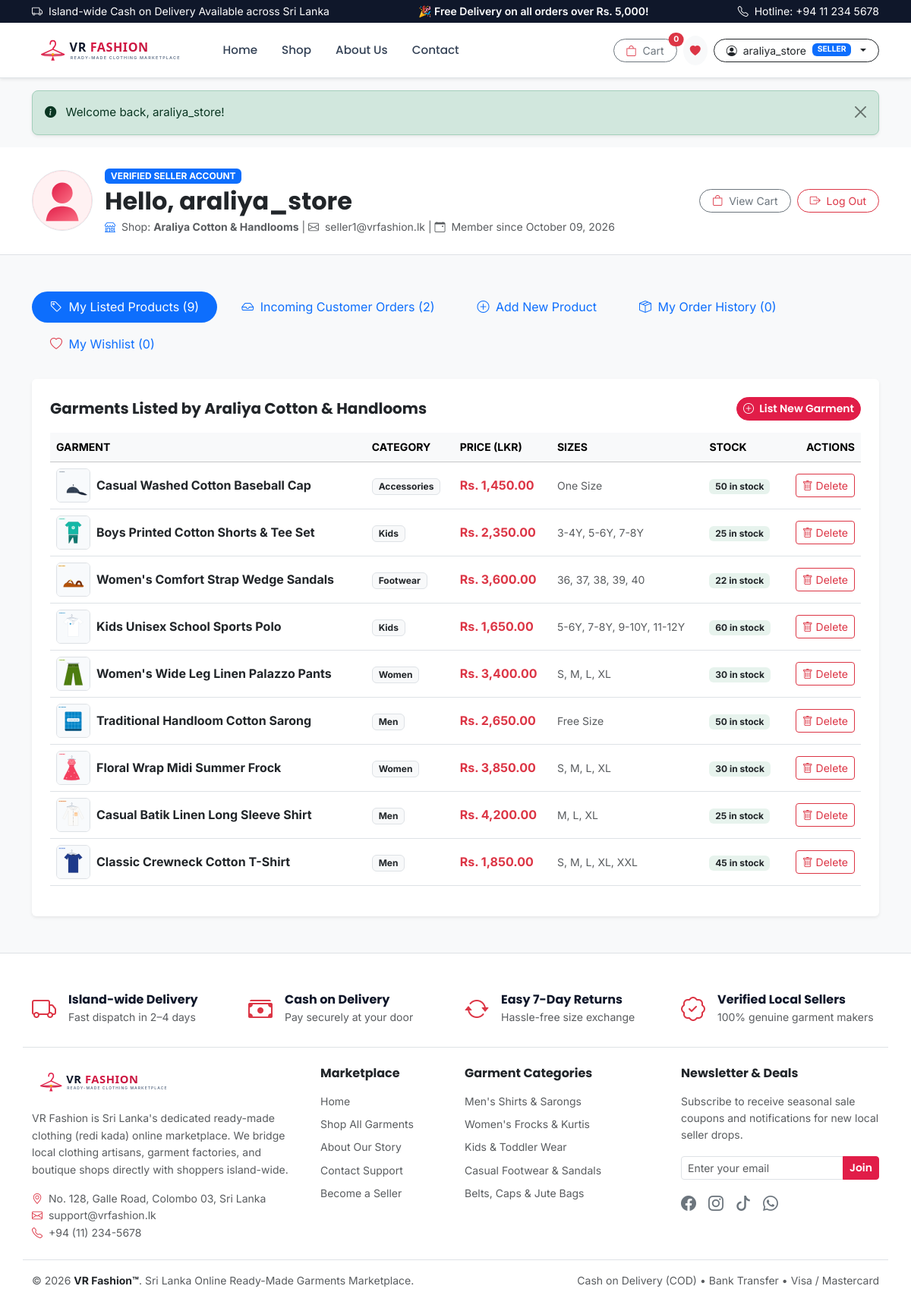
/dashboard.php (signed in), run on the app's committed database.
### tables this page shows
CREATE TABLE `users` (
  `id` INT AUTO_INCREMENT PRIMARY KEY,
  `username` VARCHAR(50) NOT NULL UNIQUE,
  `email` VARCHAR(100) NOT NULL UNIQUE,
  `password` VARCHAR(255) NOT NULL,
  `role` ENUM('buyer', 'seller') NOT NULL DEFAULT 'buyer',
  `shop_name` VARCHAR(100) NULL,
  `created_at` TIMESTAMP DEFAULT CURRENT_TIMESTAMP
);

CREATE TABLE `products` (
  `id` INT AUTO_INCREMENT PRIMARY KEY,
  `seller_id` INT NOT NULL,
  `name` VARCHAR(150) NOT NULL,
  `category` ENUM('Men', 'Women', 'Kids', 'Footwear', 'Accessories') NOT NULL,
  `description` TEXT NOT NULL,
  `price` DECIMAL(10,2) NOT NULL DEFAULT 0.00,
  `sizes` VARCHAR(100) NOT NULL DEFAULT 'S, M, L, XL',
  `colour` VARCHAR(50) NOT NULL DEFAULT 'Standard',
  `stock` INT NOT NULL DEFAULT 10,
  `image` VARCHAR(255) NOT NULL,
  `created_at` TIMESTAMP DEFAULT CURRENT_TIMESTAMP,
  CONSTRAINT `fk_products_seller` FOREIGN KEY (`seller_id`) REFERENCES `users` (`id`) ON DELETE CASCADE
);

### dashboard.php (the view, shortened to what this page needs)
<?php
require_once __DIR__ . '/includes/functions.php';
$user_id   = (int)$_SESSION['user_id'];
$user_role = $_SESSION['role'] ?? 'buyer';
$user_stmt = $pdo->prepare("SELECT * FROM users WHERE id = ? LIMIT 1");
$user_stmt->execute([$user_id]);
$current_user_data = $user_stmt->fetch();
$wishlist_items = [];
try {
    $w_stmt = $pdo->prepare("
        SELECT w.id AS wishlist_id, w.created_at AS saved_at,
               p.id AS product_id, p.name, p.category, p.description, p.price, p.image, p.sizes,
               u.shop_name
        FROM wishlist w
        JOIN products p ON w.product_id = p.id
        JOIN users u ON p.seller_id = u.id
        WHERE w.user_id = ?
        ORDER BY w.created_at DESC
    ");
    $w_stmt->execute([$user_id]);
    $wishlist_items = $w_stmt->fetchAll();
} catch (PDOException $e) {
    $wishlist_items = [];
}
$user_orders = [];
try {
    $o_stmt = $pdo->prepare("
        SELECT * FROM orders
        WHERE user_id = ?
        ORDER BY created_at DESC
    ");
    $o_stmt->execute([$user_id]);
    $user_orders = $o_stmt->fetchAll();
} catch (PDOException $e) {
    $user_orders = [];
}
$seller_products = [];
$seller_incoming_orders = [];
if ($user_role === 'seller') {
    $sp_stmt = $pdo->prepare("SELECT * FROM products WHERE seller_id = ? ORDER BY id DESC");
    $sp_stmt->execute([$user_id]);
    $seller_products = $sp_stmt->fetchAll();
    $so_stmt = $pdo->prepare("
        SELECT DISTINCT o.id AS order_id, o.created_at, o.total, o.status, o.address, o.phone,
               u.username AS buyer_name, u.email AS buyer_email
        FROM orders o
        JOIN order_items oi ON o.id = oi.order_id
        JOIN products p ON oi.product_id = p.id
        JOIN users u ON o.user_id = u.id
        WHERE p.seller_id = ?
        ORDER BY o.created_at DESC
    ");
    $so_stmt->execute([$user_id]);
    $seller_incoming_orders = $so_stmt->fetchAll();
}
require_once __DIR__ . '/includes/header.php';
?>
<section class="py-4 bg-white border-bottom">
    <div class="container">
        <div class="row align-items-center g-3">
            <div class="col-auto">
                <img src="<?= url('images/avatar-default.svg') ?>" alt="User Profile" width="80" height="80" class="rounded-circle border">
            </div>
            <div class="col">
                <span class="badge <?= $user_role === 'seller' ? 'bg-primary' : 'bg-secondary' ?> text-uppercase small mb-1">
                    <?= $user_role === 'seller' ? 'Verified Seller Account' : 'Verified Buyer Account' ?>
                </span>
                <h2 class="fw-bold text-dark mb-1">
                    Hello, <?= htmlspecialchars($current_user_data['username'], ENT_QUOTES, 'UTF-8') ?>
                </h2>
                <div class="small text-muted">
                    <?php if ($user_role === 'seller'): ?>
                        <i class="bi bi-shop text-primary me-1"></i> Shop: <strong><?= htmlspecialchars($current_user_data['shop_name'] ?? 'My Clothing Shop') ?></strong> |
                    <?php endif; ?>
                    <i class="bi bi-envelope me-1"></i> <?= htmlspecialchars($current_user_data['email']) ?> |
                    <i class="bi bi-calendar-event me-1"></i> Member since <?= date('F d, Y', strtotime($current_user_data['created_at'])) ?>
                </div>
            </div>
            <div class="col-md-auto d-flex gap-2">
                <a href="<?= url('cart.php') ?>" class="btn btn-outline-secondary btn-sm rounded-pill px-3">
                    <i class="bi bi-bag me-1 text-danger"></i> View Cart
                </a>
                <a href="<?= url('auth/logout.php') ?>" class="btn btn-outline-danger btn-sm rounded-pill px-3">
                    <i class="bi bi-box-arrow-right me-1"></i> Log Out
                </a>
            </div>
        </div>
    </div>
</section>
<section class="py-5">
    <div class="container">
        <ul class="nav nav-pills mb-4 gap-2" id="dashboardTabs" role="tablist">
            <?php if ($user_role === 'seller'): ?>
                <li class="nav-item" role="presentation">
                    <button class="nav-link active rounded-pill px-4" id="seller-products-tab" data-bs-toggle="pill" data-bs-target="#seller-products" type="button" role="tab">
                        <i class="bi bi-tag me-1"></i> My Listed Products (<?= count($seller_products) ?>)
                    </button>
                </li>
                <li class="nav-item" role="presentation">
                    <button class="nav-link rounded-pill px-4" id="seller-orders-tab" data-bs-toggle="pill" data-bs-target="#seller-orders" type="button" role="tab">
                        <i class="bi bi-inbox me-1"></i> Incoming Customer Orders (<?= count($seller_incoming_orders) ?>)
                    </button>
                </li>
                <li class="nav-item" role="presentation">
                    <button class="nav-link rounded-pill px-4" id="seller-add-tab" data-bs-toggle="pill" data-bs-target="#seller-add" type="button" role="tab">
                        <i class="bi bi-plus-circle me-1"></i> Add New Product
                    </button>
                </li>
            <?php endif; ?>
            <li class="nav-item" role="presentation">
                <button class="nav-link <?= $user_role === 'buyer' ? 'active' : '' ?> rounded-pill px-4" id="orders-tab" data-bs-toggle="pill" data-bs-target="#orders-section" type="button" role="tab">
                    <i class="bi bi-box-seam me-1"></i> My Order History (<?= count($user_orders) ?>)
                </button>
            </li>
            <li class="nav-item" role="presentation">
                <button class="nav-link rounded-pill px-4" id="wishlist-tab" data-bs-toggle="pill" data-bs-target="#wishlist-section" type="button" role="tab">
                    <i class="bi bi-heart me-1 text-danger"></i> My Wishlist (<?= count($wishlist_items) ?>)
                </button>
            </li>
        </ul>
        <div class="tab-content" id="dashboardTabsContent">
            <?php if ($user_role === 'seller'): ?>
                <div class="tab-pane fade show active" id="seller-products" role="tabpanel">
                    <div class="card border-0 shadow-sm p-4">
                        <div class="d-flex justify-content-between align-items-center mb-3">
                            <h5 class="fw-bold text-dark mb-0">Garments Listed by <?= htmlspecialchars($current_user_data['shop_name']) ?></h5>
                            <button class="btn btn-primary-market btn-sm rounded-pill" onclick="document.getElementById('seller-add-tab').click();">
                                <i class="bi bi-plus-circle me-1"></i> List New Garment
                            </button>
                        </div>
                        <?php if (empty($seller_products)): ?>
                            <div class="text-center py-5 text-muted">
                                <i class="bi bi-box2 display-4 d-block mb-2"></i>
                                <p>You have not listed any garments yet. Click "Add New Product" to list your first item!</p>
                            </div>
                        <?php else: ?>
                            <div class="table-responsive">
                                <table class="table align-middle">
                                    <thead class="table-light small text-uppercase">
                                        <tr>
                                            <th>Garment</th>
                                            <th>Category</th>
                                            <th>Price (LKR)</th>
                                            <th>Sizes</th>
                                            <th>Stock</th>
                                            <th class="text-end">Actions</th>
                                        </tr>
                                    </thead>
                                    <tbody>
                                        <?php foreach ($seller_products as $sp): ?>
                                            <tr>
                                                <td>
                                                    <div class="d-flex align-items-center gap-2">
                                                        <img src="<?= url($sp['image']) ?>" alt="<?= htmlspecialchars($sp['name']) ?>" width="45" height="45" class="rounded border">
                                                        <strong class="text-dark"><?= htmlspecialchars($sp['name']) ?></strong>
                                                    </div>
                                                </td>
                                                <td><span class="badge bg-light text-dark border"><?= htmlspecialchars($sp['category']) ?></span></td>
                                                <td class="fw-bold text-danger"><?= format_lkr($sp['price']) ?></td>
                                                <td><small class="text-muted"><?= htmlspecialchars($sp['sizes']) ?></small></td>
                                                <td>
                                                    <span class="badge <?= $sp['stock'] > 5 ? 'bg-success' : 'bg-warning' ?> bg-opacity-10 text-dark">
                                                        <?= $sp['stock'] ?> in stock
                                                    </span>
                                                </td>
                                                <td class="text-end">
                                                    <form action="<?= url('dashboard.php') ?>" method="POST" class="d-inline" onsubmit="return confirm('Delete this garment from marketplace?');">
                                                        <button type="submit" class="btn btn-outline-danger btn-sm" title="Delete Product">
                                                            <i class="bi bi-trash"></i> Delete
                                                        </button>
                                                    </form>
                                                </td>
                                            </tr>
                                        <?php endforeach; ?>
                                    </tbody>
                                </table>
                            </div>
                        <?php endif; ?>
                    </div>
                </div>
            <?php endif; ?>
        </div>
    </div>
</section>
<?php
require_once __DIR__ . '/includes/footer.php';
?>

### includes/header.php (shortened to what this page needs)
<?php
require_once __DIR__ . '/functions.php';
$current_page   = basename($_SERVER['PHP_SELF'] ?? '');
$is_user_logged = is_logged_in();
$user           = $is_user_logged ? current_user() : null;
$cart_count     = get_cart_count($pdo ?? null);
?>
<!DOCTYPE html>
<html lang="en">
<head>
    <link href="https://cdn.jsdelivr.net/npm/bootstrap@5.3.3/dist/css/bootstrap.min.css" rel="stylesheet">
    <link rel="stylesheet" href="https://cdn.jsdelivr.net/npm/bootstrap-icons@1.11.3/font/bootstrap-icons.min.css">
    <link rel="stylesheet" href="<?= url('css/style.css') ?>">
</head>
<body class="bg-light text-dark d-flex flex-column min-vh-100">
    <div class="top-announcement-bar py-1 text-center small text-white">
        <div class="container d-flex justify-content-between align-items-center">
            <span class="d-none d-md-inline"><i class="bi bi-truck me-1"></i> Island-wide Cash on Delivery Available across Sri Lanka</span>
            <span class="mx-auto mx-md-0 fw-semibold">🎉 Free Delivery on all orders over Rs. 5,000!</span>
            <span class="d-none d-md-inline"><i class="bi bi-telephone me-1"></i> Hotline: +94 11 234 5678</span>
        </div>
    </div>
    <header class="sticky-top bg-white shadow-sm border-bottom">
        <nav class="navbar navbar-expand-lg navbar-light py-2" aria-label="Main Navigation">
            <div class="container">
                <a class="navbar-brand d-flex align-items-center" href="<?= url('index.php') ?>">
                    <img src="<?= url('images/logo.svg') ?>" alt="VR Fashion Marketplace" height="46" class="d-inline-block">
                </a>
                <div class="collapse navbar-collapse" id="navbarMarketplace">
                    <ul class="navbar-nav me-auto mb-2 mb-lg-0 ms-lg-4">
                        <li class="nav-item">
                            <a class="nav-link market-nav-link <?= ($current_page === 'index.php' || $current_page === '') ? 'active' : '' ?>" href="<?= url('index.php') ?>">
                                Home
                            </a>
                        </li>
                        <li class="nav-item">
                            <a class="nav-link market-nav-link <?= ($current_page === 'collections.php') ? 'active' : '' ?>" href="<?= url('collections.php') ?>">
                                Shop
                            </a>
                        </li>
                        <li class="nav-item">
                            <a class="nav-link market-nav-link <?= ($current_page === 'about.php') ? 'active' : '' ?>" href="<?= url('about.php') ?>">
                                About Us
                            </a>
                        </li>
                        <li class="nav-item">
                            <a class="nav-link market-nav-link <?= ($current_page === 'contact.php') ? 'active' : '' ?>" href="<?= url('contact.php') ?>">
                                Contact
                            </a>
                        </li>
                    </ul>
                    <div class="d-flex align-items-center gap-2 mt-3 mt-lg-0">
                        <a href="<?= url('cart.php') ?>" class="btn btn-outline-secondary position-relative btn-sm px-3 rounded-pill" title="View Cart">
                            <i class="bi bi-bag me-1 text-danger"></i> Cart
                            <span class="position-absolute top-0 start-100 translate-middle badge rounded-pill bg-danger" id="cartCountBadge">
                                <?= $cart_count ?>
                            </span>
                        </a>
                        <?php if ($is_user_logged): ?>
                            <a href="<?= url('dashboard.php') ?>" class="btn btn-light btn-sm rounded-circle p-2 text-danger" title="My Wishlist">
                                <i class="bi bi-heart-fill"></i>
                            </a>
                            <div class="dropdown">
                                <button class="btn btn-outline-dark btn-sm dropdown-toggle rounded-pill px-3 d-flex align-items-center gap-2" type="button" id="userMenuBtn" data-bs-toggle="dropdown" aria-expanded="false">
                                    <i class="bi bi-person-circle"></i>
                                    <span><?= htmlspecialchars($user['username'], ENT_QUOTES, 'UTF-8') ?></span>
                                    <span class="badge <?= $user['role'] === 'seller' ? 'bg-primary' : 'bg-secondary' ?> text-uppercase small" style="font-size: 0.65rem;">
                                        <?= htmlspecialchars($user['role']) ?>
                                    </span>
                                </button>
                            </div>
                        <?php endif; ?>
                    </div>
                </div>
            </div>
        </nav>
    </header>
    <main class="flex-grow-1" id="main-content">
        <div class="container mt-3">
        </div>
    <div class="toast-container position-fixed bottom-0 end-0 p-3" style="z-index: 1090;">
    </div>

### data on the page
users: username "araliya_store", role "SELLER", shop_name "Araliya Cotton & Handlooms", email "seller1@vrfashion.lk", created_at "October 09, 2026"
products: image (picture), name "Casual Washed Cotton Baseball Cap", category "Accessories", price "Rs. 1,450.00", sizes "One Size", stock "50"
products: image (picture), name "Boys Printed Cotton Shorts & Tee Set", category "Kids", price "Rs. 2,350.00", sizes "3-4Y, 5-6Y, 7-8Y", stock "25"
products: image (picture), name "Women's Comfort Strap Wedge Sandals", category "Footwear", price "Rs. 3,600.00", sizes "36, 37, 38, 39, 40", stock "22"
products: image (picture), name "Kids Unisex School Sports Polo", category "Kids", price "Rs. 1,650.00", sizes "5-6Y, 7-8Y, 9-10Y, 11-12Y", stock "60"
products: image (picture), name "Women's Wide Leg Linen Palazzo Pants", category "Women", price "Rs. 3,400.00", sizes "S, M, L, XL", stock "30"
products: image (picture), name "Traditional Handloom Cotton Sarong", category "Men", price "Rs. 2,650.00", sizes "Free Size", stock "50"
products: image (picture), name "Floral Wrap Midi Summer Frock", category "Women", price "Rs. 3,850.00", sizes "S, M, L, XL", stock "30"
products: image (picture), name "Casual Batik Linen Long Sleeve Shirt", category "Men", price "Rs. 4,200.00", sizes "M, L, XL", stock "25"
products: image (picture), name "Classic Crewneck Cotton T-Shirt", category "Men", price "Rs. 1,850.00", sizes "S, M, L, XL, XXL", stock "45"

### other printed values
$cart_count "0"
$message "Welcome back, araliya_store!"
count($seller_products) "9"
count($seller_incoming_orders) "2"
count($user_orders) "0"
count($wishlist_items) "0"
